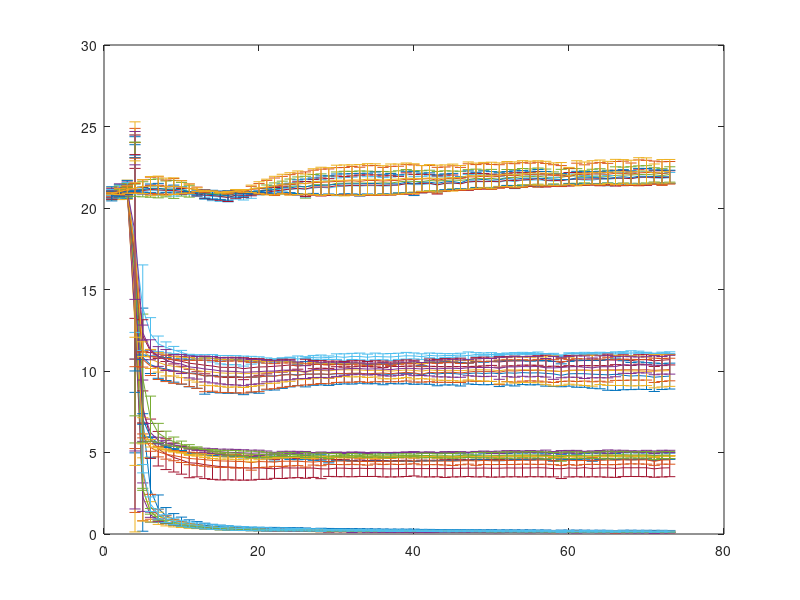

The MATLAB source for this figure:
clear
%N1 = csvread('analyzed-oxygen-values-150805.csv');
%N2 = csvread('analyzed-oxygen-values-150807.csv');
%N3 = csvread('analyzed-oxygen-values-150808.csv');

A = zeros(73,24,2);
A(:,:,1)= csvread('analyzed-oxygen-values-150805.csv');
A(:,:,2)= csvread('analyzed-oxygen-values-150807.csv');
%A(:,:,2)= csvread('analyzed-oxygen-values-150808.csv');
ave = mean(A,3);
csvwrite('average.csv',ave)
S = std(A,0,3);
csvwrite('std.csv',S)
%plot(ave)
errorbar(ave,S)